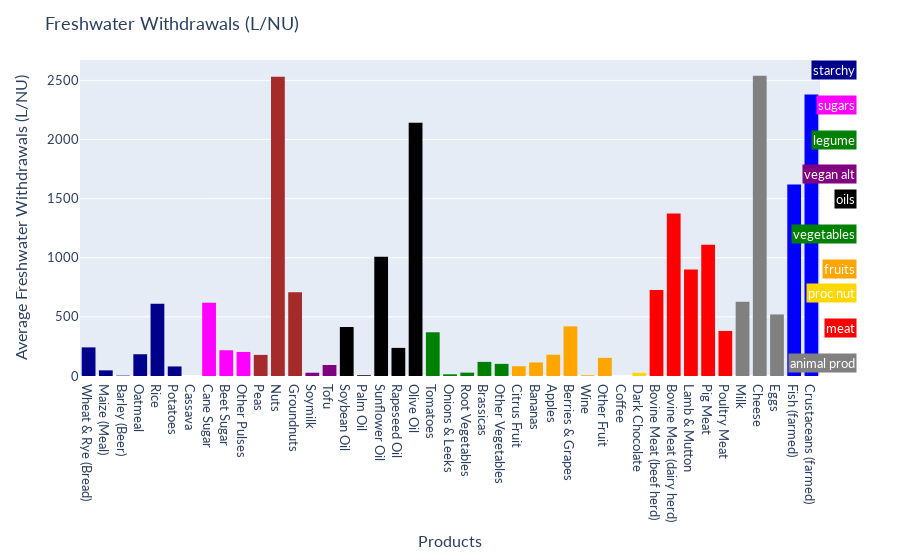

This figure's notebook cell:
### Markdown cell above
Here, we can see that the greenhouse gas emissions are divided into different stages of the production and distribution of the product. We added another column to see the total amount of greenhouse gas emissions, as that is often the most important metric to compare.

#### Visualisations

##### Visualisation 1: bar charts of the amount of freshwater used for each product, measured in liters per NU (nutritional unit) or FU (fixture unit)

### Code cell
df_land = pd.read_excel('dataset1.xls', sheet_name=1, skiprows=2,nrows=43)
colormap = {
    'Wheat & Rye (Bread)':'darkblue',
    'Maize (Meal)':'darkblue',
    'Barley (Beer)':'darkblue',
    'Oatmeal':'darkblue',
    'Rice':'darkblue',
    'Potatoes':'darkblue',
    'Cassava':'darkblue',
    'Cane Sugar':'magenta',
    'Beet Sugar':'magenta',
    'Other Pulses':'magenta',
    'Peas':'brown',
    'Nuts':'brown',
    'Groundnuts':'brown',
    'Soymilk':'purple',
    'Tofu':'purple',
    'Soybean Oil':'black',
    'Palm Oil':'black',
    'Sunflower Oil':'black',
    'Rapeseed Oil':'black',
    'Olive Oil':'black',
    'Tomatoes':'green',
    'Onions & Leeks':'green',
    'Root Vegetables':'green',
    'Brassicas':'green',
    'Other Vegetables':'green',
    'Citrus Fruit':'orange',
    'Bananas':'orange',
    'Apples':'orange',
    'Berries & Grapes':'orange',
    'Wine':'orange',
    'Other Fruit':'orange',
    'Coffee':'gold',
    'Dark Chocolate':'gold',
    'Bovine Meat (beef herd)':'red',
    'Bovine Meat (dairy herd)':'red',
    'Lamb & Mutton':'red',
    'Pig Meat':'red',
    'Poultry Meat':'red',
    'Milk':'grey',
    'Cheese':'grey',
    'Eggs':'grey',
    'Fish (farmed)':'blue',
    'Crustaceans (farmed)':'blue'
}
fig = px.histogram(df_land, x='Product', y='Mean.5', color='Product', color_discrete_map=colormap)
fig.update_layout(
    font=dict(
        family='Lato, "Helvetica Neue", Helvetica, Arial, "Liberation Sans", sans-serif',
        size=13,
    ),
    yaxis=dict(title='Average Freshwater Withdrawals (L/NU)'),
    xaxis=dict(title='Products'),
    title='Freshwater Withdrawals (L/NU)',
    showlegend=False,
)
values = ['starchy', 'sugars', 'legume', 'vegan alt', 'oils', 'vegetables', 'fruits','proc nut', 'meat', 'animal prod', 'fish']
colors = ['darkblue', 'magenta', 'green', 'purple', 'black', 'green', 'orange','gold', 'red', 'grey', 'blue']


for i in range(len(values)-1):
    fig.add_annotation(
        x=1.05, y=1 -i*0.11,
        xref='paper', yref='paper',
        text=values[i],
        showarrow=False,
        font=dict(color='white'),
        borderwidth=1,
        bgcolor= colors[i]
    )
fig.show()

### Figure 1 — Plotly figure (JSON) as saved in the notebook; plotly's stock layout.template omitted (floating-point values rounded to 4 significant figures)
{"data": [{"alignmentgroup": "True", "bingroup": "x", "histfunc": "sum", "hovertemplate": "Product=%{x}<br>sum of Mean.5=%{y}<extra></extra>", "legendgroup": "Wheat & Rye (Bread)", "marker": {"color": "darkblue", "pattern": {"shape": ""}}, "name": "Wheat & Rye (Bread)", "offsetgroup": "Wheat & Rye (Bread)", "orientation": "v", "showlegend": true, "type": "histogram", "x": ["Wheat & Rye (Bread)"], "xaxis": "x", "y": [242.0], "yaxis": "y"}, {"alignmentgroup": "True", "bingroup": "x", "histfunc": "sum", "hovertemplate": "Product=%{x}<br>sum of Mean.5=%{y}<extra></extra>", "legendgroup": "Maize (Meal)", "marker": {"color": "darkblue", "pattern": {"shape": ""}}, "name": "Maize (Meal)", "offsetgroup": "Maize (Meal)", "orientation": "v", "showlegend": true, "type": "histogram", "x": ["Maize (Meal)"], "xaxis": "x", "y": [47.69], "yaxis": "y"}, {"alignmentgroup": "True", "bingroup": "x", "histfunc": "sum", "hovertemplate": "Product=%{x}<br>sum of Mean.5=%{y}<extra></extra>", "legendgroup": "Barley (Beer)", "marker": {"color": "darkblue", "pattern": {"shape": ""}}, "name": "Barley (Beer)", "offsetgroup": "Barley (Beer)", "orientation": "v", "showlegend": true, "type": "histogram", "x": ["Barley (Beer)"], "xaxis": "x", "y": [3.42], "yaxis": "y"}, {"alignmentgroup": "True", "bingroup": "x", "histfunc": "sum", "hovertemplate": "Product=%{x}<br>sum of Mean.5=%{y}<extra></extra>", "legendgroup": "Oatmeal", "marker": {"color": "darkblue", "pattern": {"shape": ""}}, "name": "Oatmeal", "offsetgroup": "Oatmeal", "orientation": "v", "showlegend": true, "type": "histogram", "x": ["Oatmeal"], "xaxis": "x", "y": [183.9], "yaxis": "y"}, {"alignmentgroup": "True", "bingroup": "x", "histfunc": "sum", "hovertemplate": "Product=%{x}<br>sum of Mean.5=%{y}<extra></extra>", "legendgroup": "Rice", "marker": {"color": "darkblue", "pattern": {"shape": ""}}, "name": "Rice", "offsetgroup": "Rice", "orientation": "v", "showlegend": true, "type": "histogram", "x": ["Rice"], "xaxis": "x", "y": [610.0], "yaxis": "y"}, {"alignmentgroup": "True", "bingroup": "x", "histfunc": "sum", "hovertemplate": "Product=%{x}<br>sum of Mean.5=%{y}<extra></extra>", "legendgroup": "Potatoes", "marker": {"color": "darkblue", "pattern": {"shape": ""}}, "name": "Potatoes", "offsetgroup": "Potatoes", "orientation": "v", "showlegend": true, "type": "histogram", "x": ["Potatoes"], "xaxis": "x", "y": [80.74], "yaxis": "y"}, {"alignmentgroup": "True", "bingroup": "x", "histfunc": "sum", "hovertemplate": "Product=%{x}<br>sum of Mean.5=%{y}<extra></extra>", "legendgroup": "Cassava", "marker": {"color": "darkblue", "pattern": {"shape": ""}}, "name": "Cassava", "offsetgroup": "Cassava", "orientation": "v", "showlegend": true, "type": "histogram", "x": ["Cassava"], "xaxis": "x", "y": [0], "yaxis": "y"}, {"alignmentgroup": "True", "bingroup": "x", "histfunc": "sum", "hovertemplate": "Product=%{x}<br>sum of Mean.5=%{y}<extra></extra>", "legendgroup": "Cane Sugar", "marker": {"color": "magenta", "pattern": {"shape": ""}}, "name": "Cane Sugar", "offsetgroup": "Cane Sugar", "orientation": "v", "showlegend": true, "type": "histogram", "x": ["Cane Sugar"], "xaxis": "x", "y": [620.1], "yaxis": "y"}, {"alignmentgroup": "True", "bingroup": "x", "histfunc": "sum", "hovertemplate": "Product=%{x}<br>sum of Mean.5=%{y}<extra></extra>", "legendgroup": "Beet Sugar", "marker": {"color": "magenta", "pattern": {"shape": ""}}, "name": "Beet Sugar", "offsetgroup": "Beet Sugar", "orientation": "v", "showlegend": true, "type": "histogram", "x": ["Beet Sugar"], "xaxis": "x", "y": [217.7], "yaxis": "y"}, {"alignmentgroup": "True", "bingroup": "x", "histfunc": "sum", "hovertemplate": "Product=%{x}<br>sum of Mean.5=%{y}<extra></extra>", "legendgroup": "Other Pulses", "marker": {"color": "magenta", "pattern": {"shape": ""}}, "name": "Other Pulses", "offsetgroup": "Other Pulses", "orientation": "v", "showlegend": true, "type": "histogram", "x": ["Other Pulses"], "xaxis": "x", "y": [203.5], "yaxis": "y"}, {"alignmentgroup": "True", "bingroup": "x", "histfunc": "sum", "hovertemplate": "Product=%{x}<br>sum of Mean.5=%{y}<extra></extra>", "legendgroup": "Peas", "marker": {"color": "brown", "pattern": {"shape": ""}}, "name": "Peas", "offsetgroup": "Peas", "orientation": "v", "showlegend": true, "type": "histogram", "x": ["Peas"], "xaxis": "x", "y": [178.5], "yaxis": "y"}, {"alignmentgroup": "True", "bingroup": "x", "histfunc": "sum", "hovertemplate": "Product=%{x}<br>sum of Mean.5=%{y}<extra></extra>", "legendgroup": "Nuts", "marker": {"color": "brown", "pattern": {"shape": ""}}, "name": "Nuts", "offsetgroup": "Nuts", "orientation": "v", "showlegend": true, "type": "histogram", "x": ["Nuts"], "xaxis": "x", "y": [2531.0], "yaxis": "y"}, {"alignmentgroup": "True", "bingroup": "x", "histfunc": "sum", "hovertemplate": "Product=%{x}<br>sum of Mean.5=%{y}<extra></extra>", "legendgroup": "Groundnuts", "marker": {"color": "brown", "pattern": {"shape": ""}}, "name": "Groundnuts", "offsetgroup": "Groundnuts", "orientation": "v", "showlegend": true, "type": "histogram", "x": ["Groundnuts"], "xaxis": "x", "y": [707.5], "yaxis": "y"}, {"alignmentgroup": "True", "bingroup": "x", "histfunc": "sum", "hovertemplate": "Product=%{x}<br>sum of Mean.5=%{y}<extra></extra>", "legendgroup": "Soymilk", "marker": {"color": "purple", "pattern": {"shape": ""}}, "name": "Soymilk", "offsetgroup": "Soymilk", "orientation": "v", "showlegend": true, "type": "histogram", "x": ["Soymilk"], "xaxis": "x", "y": [27.8], "yaxis": "y"}, {"alignmentgroup": "True", "bingroup": "x", "histfunc": "sum", "hovertemplate": "Product=%{x}<br>sum of Mean.5=%{y}<extra></extra>", "legendgroup": "Tofu", "marker": {"color": "purple", "pattern": {"shape": ""}}, "name": "Tofu", "offsetgroup": "Tofu", "orientation": "v", "showlegend": true, "type": "histogram", "x": ["Tofu"], "xaxis": "x", "y": [92.87], "yaxis": "y"}, {"alignmentgroup": "True", "bingroup": "x", "histfunc": "sum", "hovertemplate": "Product=%{x}<br>sum of Mean.5=%{y}<extra></extra>", "legendgroup": "Soybean Oil", "marker": {"color": "black", "pattern": {"shape": ""}}, "name": "Soybean Oil", "offsetgroup": "Soybean Oil", "orientation": "v", "showlegend": true, "type": "histogram", "x": ["Soybean Oil"], "xaxis": "x", "y": [414.6], "yaxis": "y"}, {"alignmentgroup": "True", "bingroup": "x", "histfunc": "sum", "hovertemplate": "Product=%{x}<br>sum of Mean.5=%{y}<extra></extra>", "legendgroup": "Palm Oil", "marker": {"color": "black", "pattern": {"shape": ""}}, "name": "Palm Oil", "offsetgroup": "Palm Oil", "orientation": "v", "showlegend": true, "type": "histogram", "x": ["Palm Oil"], "xaxis": "x", "y": [6.4], "yaxis": "y"}, {"alignmentgroup": "True", "bingroup": "x", "histfunc": "sum", "hovertemplate": "Product=%{x}<br>sum of Mean.5=%{y}<extra></extra>", "legendgroup": "Sunflower Oil", "marker": {"color": "black", "pattern": {"shape": ""}}, "name": "Sunflower Oil", "offsetgroup": "Sunflower Oil", "orientation": "v", "showlegend": true, "type": "histogram", "x": ["Sunflower Oil"], "xaxis": "x", "y": [1008.0], "yaxis": "y"}, {"alignmentgroup": "True", "bingroup": "x", "histfunc": "sum", "hovertemplate": "Product=%{x}<br>sum of Mean.5=%{y}<extra></extra>", "legendgroup": "Rapeseed Oil", "marker": {"color": "black", "pattern": {"shape": ""}}, "name": "Rapeseed Oil", "offsetgroup": "Rapeseed Oil", "orientation": "v", "showlegend": true, "type": "histogram", "x": ["Rapeseed Oil"], "xaxis": "x", "y": [237.7], "yaxis": "y"}, {"alignmentgroup": "True", "bingroup": "x", "histfunc": "sum", "hovertemplate": "Product=%{x}<br>sum of Mean.5=%{y}<extra></extra>", "legendgroup": "Olive Oil", "marker": {"color": "black", "pattern": {"shape": ""}}, "name": "Olive Oil", "offsetgroup": "Olive Oil", "orientation": "v", "showlegend": true, "type": "histogram", "x": ["Olive Oil"], "xaxis": "x", "y": [2142.0], "yaxis": "y"}, {"alignmentgroup": "True", "bingroup": "x", "histfunc": "sum", "hovertemplate": "Product=%{x}<br>sum of Mean.5=%{y}<extra></extra>", "legendgroup": "Tomatoes", "marker": {"color": "green", "pattern": {"shape": ""}}, "name": "Tomatoes", "offsetgroup": "Tomatoes", "orientation": "v", "showlegend": true, "type": "histogram", "x": ["Tomatoes"], "xaxis": "x", "y": [369.8], "yaxis": "y"}, {"alignmentgroup": "True", "bingroup": "x", "histfunc": "sum", "hovertemplate": "Product=%{x}<br>sum of Mean.5=%{y}<extra></extra>", "legendgroup": "Onions & Leeks", "marker": {"color": "green", "pattern": {"shape": ""}}, "name": "Onions & Leeks", "offsetgroup": "Onions & Leeks", "orientation": "v", "showlegend": true, "type": "histogram", "x": ["Onions & Leeks"], "xaxis": "x", "y": [14.3], "yaxis": "y"}, {"alignmentgroup": "True", "bingroup": "x", "histfunc": "sum", "hovertemplate": "Product=%{x}<br>sum of Mean.5=%{y}<extra></extra>", "legendgroup": "Root Vegetables", "marker": {"color": "green", "pattern": {"shape": ""}}, "name": "Root Vegetables", "offsetgroup": "Root Vegetables", "orientation": "v", "showlegend": true, "type": "histogram", "x": ["Root Vegetables"], "xaxis": "x", "y": [28.4], "yaxis": "y"}, {"alignmentgroup": "True", "bingroup": "x", "histfunc": "sum", "hovertemplate": "Product=%{x}<br>sum of Mean.5=%{y}<extra></extra>", "legendgroup": "Brassicas", "marker": {"color": "green", "pattern": {"shape": ""}}, "name": "Brassicas", "offsetgroup": "Brassicas", "orientation": "v", "showlegend": true, "type": "histogram", "x": ["Brassicas"], "xaxis": "x", "y": [119.4], "yaxis": "y"}, {"alignmentgroup": "True", "bingroup": "x", "histfunc": "sum", "hovertemplate": "Product=%{x}<br>sum of Mean.5=%{y}<extra></extra>", "legendgroup": "Other Vegetables", "marker": {"color": "green", "pattern": {"shape": ""}}, "name": "Other Vegetables", "offsetgroup": "Other Vegetables", "orientation": "v", "showlegend": true, "type": "histogram", "x": ["Other Vegetables"], "xaxis": "x", "y": [102.5], "yaxis": "y"}, {"alignmentgroup": "True", "bingroup": "x", "histfunc": "sum", "hovertemplate": "Product=%{x}<br>sum of Mean.5=%{y}<extra></extra>", "legendgroup": "Citrus Fruit", "marker": {"color": "orange", "pattern": {"shape": ""}}, "name": "Citrus Fruit", "offsetgroup": "Citrus Fruit", "orientation": "v", "showlegend": true, "type": "histogram", "x": ["Citrus Fruit"], "xaxis": "x", "y": [82.7], "yaxis": "y"}, {"alignmentgroup": "True", "bingroup": "x", "histfunc": "sum", "hovertemplate": "Product=%{x}<br>sum of Mean.5=%{y}<extra></extra>", "legendgroup": "Bananas", "marker": {"color": "orange", "pattern": {"shape": ""}}, "name": "Bananas", "offsetgroup": "Bananas", "orientation": "v", "showlegend": true, "type": "histogram", "x": ["Bananas"], "xaxis": "x", "y": [114.5], "yaxis": "y"}, {"alignmentgroup": "True", "bingroup": "x", "histfunc": "sum", "hovertemplate": "Product=%{x}<br>sum of Mean.5=%{y}<extra></extra>", "legendgroup": "Apples", "marker": {"color": "orange", "pattern": {"shape": ""}}, "name": "Apples", "offsetgroup": "Apples", "orientation": "v", "showlegend": true, "type": "histogram", "x": ["Apples"], "xaxis": "x", "y": [180.1], "yaxis": "y"}, {"alignmentgroup": "True", "bingroup": "x", "histfunc": "sum", "hovertemplate": "Product=%{x}<br>sum of Mean.5=%{y}<extra></extra>", "legendgroup": "Berries & Grapes", "marker": {"color": "orange", "pattern": {"shape": ""}}, "name": "Berries & Grapes", "offsetgroup": "Berries & Grapes", "orientation": "v", "showlegend": true, "type": "histogram", "x": ["Berries & Grapes"], "xaxis": "x", "y": [419.6], "yaxis": "y"}, {"alignmentgroup": "True", "bingroup": "x", "histfunc": "sum", "hovertemplate": "Product=%{x}<br>sum of Mean.5=%{y}<extra></extra>", "legendgroup": "Wine", "marker": {"color": "orange", "pattern": {"shape": ""}}, "name": "Wine", "offsetgroup": "Wine", "orientation": "v", "showlegend": true, "type": "histogram", "x": ["Wine"], "xaxis": "x", "y": [6.312], "yaxis": "y"}, {"alignmentgroup": "True", "bingroup": "x", "histfunc": "sum", "hovertemplate": "Product=%{x}<br>sum of Mean.5=%{y}<extra></extra>", "legendgroup": "Other Fruit", "marker": {"color": "orange", "pattern": {"shape": ""}}, "name": "Other Fruit", "offsetgroup": "Other Fruit", "orientation": "v", "showlegend": true, "type": "histogram", "x": ["Other Fruit"], "xaxis": "x", "y": [153.5], "yaxis": "y"}, {"alignmentgroup": "True", "bingroup": "x", "histfunc": "sum", "hovertemplate": "Product=%{x}<br>sum of Mean.5=%{y}<extra></extra>", "legendgroup": "Coffee", "marker": {"color": "gold", "pattern": {"shape": ""}}, "name": "Coffee", "offsetgroup": "Coffee", "orientation": "v", "showlegend": true, "type": "histogram", "x": ["Coffee"], "xaxis": "x", "y": [0.3885], "yaxis": "y"}, {"alignmentgroup": "True", "bingroup": "x", "histfunc": "sum", "hovertemplate": "Product=%{x}<br>sum of Mean.5=%{y}<extra></extra>", "legendgroup": "Dark Chocolate", "marker": {"color": "gold", "pattern": {"shape": ""}}, "name": "Dark Chocolate", "offsetgroup": "Dark Chocolate", "orientation": "v", "showlegend": true, "type": "histogram", "x": ["Dark Chocolate"], "xaxis": "x", "y": [27.03], "yaxis": "y"}, {"alignmentgroup": "True", "bingroup": "x", "histfunc": "sum", "hovertemplate": "Product=%{x}<br>sum of Mean.5=%{y}<extra></extra>", "legendgroup": "Bovine Meat (beef herd)", "marker": {"color": "red", "pattern": {"shape": ""}}, "name": "Bovine Meat (beef herd)", "offsetgroup": "Bovine Meat (beef herd)", "orientation": "v", "showlegend": true, "type": "histogram", "x": ["Bovine Meat (beef herd)"], "xaxis": "x", "y": [727.8], "yaxis": "y"}, {"alignmentgroup": "True", "bingroup": "x", "histfunc": "sum", "hovertemplate": "Product=%{x}<br>sum of Mean.5=%{y}<extra></extra>", "legendgroup": "Bovine Meat (dairy herd)", "marker": {"color": "red", "pattern": {"shape": ""}}, "name": "Bovine Meat (dairy herd)", "offsetgroup": "Bovine Meat (dairy herd)", "orientation": "v", "showlegend": true, "type": "histogram", "x": ["Bovine Meat (dairy herd)"], "xaxis": "x", "y": [1375.0], "yaxis": "y"}, {"alignmentgroup": "True", "bingroup": "x", "histfunc": "sum", "hovertemplate": "Product=%{x}<br>sum of Mean.5=%{y}<extra></extra>", "legendgroup": "Lamb & Mutton", "marker": {"color": "red", "pattern": {"shape": ""}}, "name": "Lamb & Mutton", "offsetgroup": "Lamb & Mutton", "orientation": "v", "showlegend": true, "type": "histogram", "x": ["Lamb & Mutton"], "xaxis": "x", "y": [900.9], "yaxis": "y"}, {"alignmentgroup": "True", "bingroup": "x", "histfunc": "sum", "hovertemplate": "Product=%{x}<br>sum of Mean.5=%{y}<extra></extra>", "legendgroup": "Pig Meat", "marker": {"color": "red", "pattern": {"shape": ""}}, "name": "Pig Meat", "offsetgroup": "Pig Meat", "orientation": "v", "showlegend": true, "type": "histogram", "x": ["Pig Meat"], "xaxis": "x", "y": [1110.0], "yaxis": "y"}, {"alignmentgroup": "True", "bingroup": "x", "histfunc": "sum", "hovertemplate": "Product=%{x}<br>sum of Mean.5=%{y}<extra></extra>", "legendgroup": "Poultry Meat", "marker": {"color": "red", "pattern": {"shape": ""}}, "name": "Poultry Meat", "offsetgroup": "Poultry Meat", "orientation": "v", "showlegend": true, "type": "histogram", "x": ["Poultry Meat"], "xaxis": "x", "y": [381.1], "yaxis": "y"}, {"alignmentgroup": "True", "bingroup": "x", "histfunc": "sum", "hovertemplate": "Product=%{x}<br>sum of Mean.5=%{y}<extra></extra>", "legendgroup": "Milk", "marker": {"color": "grey", "pattern": {"shape": ""}}, "name": "Milk", "offsetgroup": "Milk", "orientation": "v", "showlegend": true, "type": "histogram", "x": ["Milk"], "xaxis": "x", "y": [628.2], "yaxis": "y"}, {"alignmentgroup": "True", "bingroup": "x", "histfunc": "sum", "hovertemplate": "Product=%{x}<br>sum of Mean.5=%{y}<extra></extra>", "legendgroup": "Cheese", "marker": {"color": "grey", "pattern": {"shape": ""}}, "name": "Cheese", "offsetgroup": "Cheese", "orientation": "v", "showlegend": true, "type": "histogram", "x": ["Cheese"], "xaxis": "x", "y": [2539.0], "yaxis": "y"}, {"alignmentgroup": "True", "bingroup": "x", "histfunc": "sum", "hovertemplate": "Product=%{x}<br>sum of Mean.5=%{y}<extra></extra>", "legendgroup": "Eggs", "marker": {"color": "grey", "pattern": {"shape": ""}}, "name": "Eggs", "offsetgroup": "Eggs", "orientation": "v", "showlegend": true, "type": "histogram", "x": ["Eggs"], "xaxis": "x", "y": [520.6], "yaxis": "y"}, {"alignmentgroup": "True", "bingroup": "x", "histfunc": "sum", "hovertemplate": "Product=%{x}<br>sum of Mean.5=%{y}<extra></extra>", "legendgroup": "Fish (farmed)", "marker": {"color": "blue", "pattern": {"shape": ""}}, "name": "Fish (farmed)", "offsetgroup": "Fish (farmed)", "orientation": "v", "showlegend": true, "type": "histogram", "x": ["Fish (farmed)"], "xaxis": "x", "y": [1619.0], "yaxis": "y"}, {"alignmentgroup": "True", "bingroup": "x", "histfunc": "sum", "hovertemplate": "Product=%{x}<br>sum of Mean.5=%{y}<extra></extra>", "legendgroup": "Crustaceans (farmed)", "marker": {"color": "blue", "pattern": {"shape": ""}}, "name": "Crustaceans (farmed)", "offsetgroup": "Crustaceans (farmed)", "orientation": "v", "showlegend": true, "type": "histogram", "x": ["Crustaceans (farmed)"], "xaxis": "x", "y": [2380.0], "yaxis": "y"}], "layout": {"annotations": [{"bgcolor": "darkblue", "borderwidth": 1, "font": {"color": "white"}, "showarrow": false, "text": "starchy", "x": 1.05, "xref": "paper", "y": 1, "yref": "paper"}, {"bgcolor": "magenta", "borderwidth": 1, "font": {"color": "white"}, "showarrow": false, "text": "sugars", "x": 1.05, "xref": "paper", "y": 0.89, "yref": "paper"}, {"bgcolor": "green", "borderwidth": 1, "font": {"color": "white"}, "showarrow": false, "text": "legume", "x": 1.05, "xref": "paper", "y": 0.78, "yref": "paper"}, {"bgcolor": "purple", "borderwidth": 1, "font": {"color": "white"}, "showarrow": false, "text": "vegan alt", "x": 1.05, "xref": "paper", "y": 0.67, "yref": "paper"}, {"bgcolor": "black", "borderwidth": 1, "font": {"color": "white"}, "showarrow": false, "text": "oils", "x": 1.05, "xref": "paper", "y": 0.56, "yref": "paper"}, {"bgcolor": "green", "borderwidth": 1, "font": {"color": "white"}, "showarrow": false, "text": "vegetables", "x": 1.05, "xref": "paper", "y": 0.45, "yref": "paper"}, {"bgcolor": "orange", "borderwidth": 1, "font": {"color": "white"}, "showarrow": false, "text": "fruits", "x": 1.05, "xref": "paper", "y": 0.34, "yref": "paper"}, {"bgcolor": "gold", "borderwidth": 1, "font": {"color": "white"}, "showarrow": false, "text": "proc nut", "x": 1.05, "xref": "paper", "y": 0.23, "yref": "paper"}, {"bgcolor": "red", "borderwidth": 1, "font": {"color": "white"}, "showarrow": false, "text": "meat", "x": 1.05, "xref": "paper", "y": 0.12, "yref": "paper"}, {"bgcolor": "grey", "borderwidth": 1, "font": {"color": "white"}, "showarrow": false, "text": "animal prod", "x": 1.05, "xref": "paper", "y": 0.01, "yref": "paper"}], "barmode": "relative", "font": {"family": "Lato, \"Helvetica Neue\", Helvetica, Arial, \"Liberation Sans\", sans-serif", "size": 13}, "legend": {"title": {"text": "Product"}, "tracegroupgap": 0}, "margin": {"t": 60}, "showlegend": false, "title": {"text": "Freshwater Withdrawals (L/NU)"}, "xaxis": {"anchor": "y", "categoryarray": ["Wheat & Rye (Bread)", "Maize (Meal)", "Barley (Beer)", "Oatmeal", "Rice", "Potatoes", "Cassava", "Cane Sugar", "Beet Sugar", "Other Pulses", "Peas", "Nuts", "Groundnuts", "Soymilk", "Tofu", "Soybean Oil", "Palm Oil", "Sunflower Oil", "Rapeseed Oil", "Olive Oil", "Tomatoes", "Onions & Leeks", "Root Vegetables", "Brassicas", "Other Vegetables", "Citrus Fruit", "Bananas", "Apples", "Berries & Grapes", "Wine", "Other Fruit", "Coffee", "Dark Chocolate", "Bovine Meat (beef herd)", "Bovine Meat (dairy herd)", "Lamb & Mutton", "Pig Meat", "Poultry Meat", "Milk", "Cheese", "Eggs", "Fish (farmed)", "Crustaceans (farmed)"], "categoryorder": "array", "domain": [0, 1], "title": {"text": "Products"}}, "yaxis": {"anchor": "x", "domain": [0, 1], "title": {"text": "Average Freshwater Withdrawals (L/NU)"}}}}
